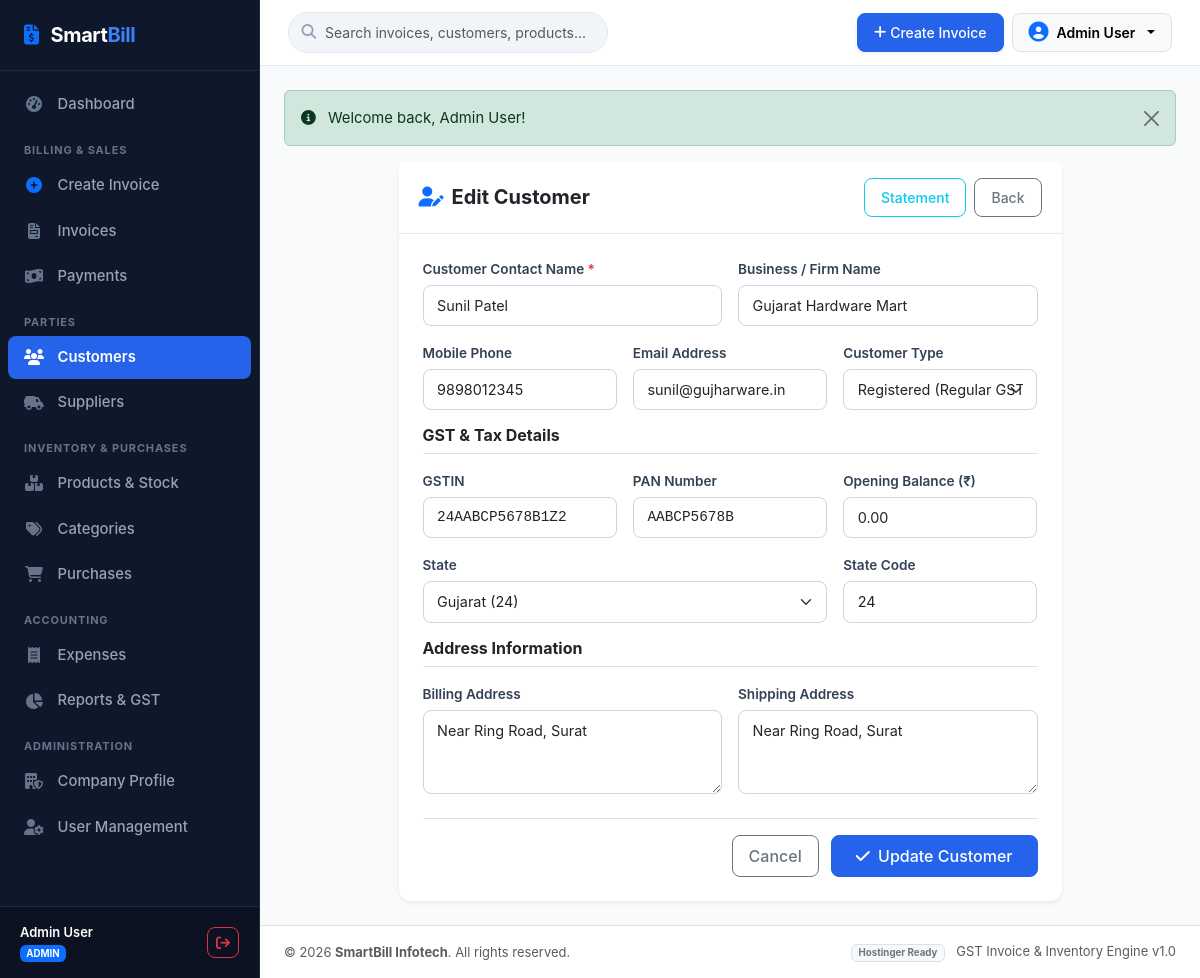
Screenshot of /customers/edit.php?id=2 (signed in) with the database file from the repository.
### tables this page shows
CREATE TABLE IF NOT EXISTS `customers` (
  `id` INT AUTO_INCREMENT PRIMARY KEY,
  `name` VARCHAR(150) NOT NULL,
  `business_name` VARCHAR(200) DEFAULT NULL,
  `mobile` VARCHAR(20) DEFAULT NULL,
  `email` VARCHAR(150) DEFAULT NULL,
  `billing_address` TEXT DEFAULT NULL,
  `shipping_address` TEXT DEFAULT NULL,
  `gstin` VARCHAR(30) DEFAULT NULL,
  `pan` VARCHAR(30) DEFAULT NULL,
  `state` VARCHAR(100) DEFAULT 'Maharashtra',
  `state_code` VARCHAR(10) DEFAULT '27',
  `customer_type` ENUM('Registered', 'Unregistered', 'Composition', 'Consumer') DEFAULT 'Registered',
  `opening_balance` DECIMAL(12,2) DEFAULT 0.00,
  `created_at` TIMESTAMP DEFAULT CURRENT_TIMESTAMP
);

CREATE TABLE IF NOT EXISTS `company_settings` (
  `id` INT PRIMARY KEY DEFAULT 1,
  `company_name` VARCHAR(200) NOT NULL DEFAULT 'SmartBill Enterprises',
  `legal_name` VARCHAR(200) DEFAULT 'SmartBill Solutions Private Limited',
  `address` TEXT DEFAULT 'Plot No. 42, Tech City Road, Cyber Square',
  `city` VARCHAR(100) DEFAULT 'Mumbai',
  `state` VARCHAR(100) DEFAULT 'Maharashtra',
  `pin_code` VARCHAR(20) DEFAULT '400001',
  `mobile` VARCHAR(20) DEFAULT '+91 98765 43210',
  `email` VARCHAR(150) DEFAULT 'contact@smartbill.com',
  `gstin` VARCHAR(30) DEFAULT '27AABCS1429B1Z5',
  `pan` VARCHAR(30) DEFAULT 'AABCS1429B',
  `state_code` VARCHAR(10) DEFAULT '27',
  `logo` VARCHAR(255) DEFAULT NULL,
  `invoice_prefix` VARCHAR(20) DEFAULT 'INV-2026',
  `starting_invoice_number` INT DEFAULT 1001,
  `bank_name` VARCHAR(150) DEFAULT 'HDFC Bank Ltd',
  `account_number` VARCHAR(50) DEFAULT '50200012345678',
  `ifsc` VARCHAR(30) DEFAULT 'HDFC0001234',
  `upi_id` VARCHAR(100) DEFAULT 'smartbill@hdfcbank',
  `terms_conditions` TEXT DEFAULT '1. Goods once sold will not be taken back or exchanged.\n2. All disputes subject to local jurisdiction only.\n3. Interest @ 18% p.a. will be charged if payment is not made within due date.',
  `authorized_signatory` VARCHAR(150) DEFAULT 'For SmartBill Solutions Pvt Ltd',
  `updated_at` TIMESTAMP DEFAULT CURRENT_TIMESTAMP ON UPDATE CURRENT_TIMESTAMP
);

### customers/edit.php (the view, shortened to what this page needs)
<?php
require_once __DIR__ . '/../includes/auth_check.php';
$id = (int)($_GET['id'] ?? 0);
$stmt = $pdo->prepare("SELECT * FROM customers WHERE id = ?");
$stmt->execute([$id]);
$customer = $stmt->fetch();
$states = getIndianStates();
include __DIR__ . '/../includes/header.php';
?>
<div class="row justify-content-center">
    <div class="col-lg-9">
        <div class="card border-0 shadow-sm">
            <div class="card-header bg-white py-3 d-flex justify-content-between align-items-center">
                <div class="d-flex align-items-center gap-2">
                    <i class="fa-solid fa-user-pen text-primary fs-5"></i>
                    <h5 class="mb-0 fw-bold">Edit Customer</h5>
                </div>
                <div class="d-flex gap-2">
                    <a href="statement.php?id=<?= $id ?>" class="btn btn-outline-info btn-sm">Statement</a>
                    <a href="index.php" class="btn btn-outline-secondary btn-sm">Back</a>
                </div>
            </div>
            <div class="card-body p-4">
                <form action="edit.php?id=<?= $id ?>" method="POST">
                    <div class="row g-3 mb-3">
                        <div class="col-md-6">
                            <label class="form-label">Customer Contact Name <span class="text-danger">*</span></label>
                            <input type="text" class="form-control" name="name" value="<?= htmlspecialchars($customer['name']) ?>" required>
                        </div>
                        <div class="col-md-6">
                            <label class="form-label">Business / Firm Name</label>
                            <input type="text" class="form-control" name="business_name" value="<?= htmlspecialchars($customer['business_name'] ?? '') ?>">
                        </div>
                        <div class="col-md-4">
                            <label class="form-label">Mobile Phone</label>
                            <input type="text" class="form-control" name="mobile" value="<?= htmlspecialchars($customer['mobile'] ?? '') ?>">
                        </div>
                        <div class="col-md-4">
                            <label class="form-label">Email Address</label>
                            <input type="email" class="form-control" name="email" value="<?= htmlspecialchars($customer['email'] ?? '') ?>">
                        </div>
                        <div class="col-md-4">
                            <label class="form-label">Customer Type</label>
                            <select class="form-select" name="customer_type">
                                <option value="Registered" <?= ($customer['customer_type'] === 'Registered') ? 'selected' : '' ?>>Registered (Regular GST)</option>
                            </select>
                        </div>
                    </div>
                    <h6 class="fw-bold text-dark border-bottom pb-2 my-3">GST & Tax Details</h6>
                    <div class="row g-3 mb-3">
                        <div class="col-md-4">
                            <label class="form-label">GSTIN</label>
                            <input type="text" class="form-control font-monospace" name="gstin" id="custGstin" maxlength="15" value="<?= htmlspecialchars($customer['gstin'] ?? '') ?>">
                        </div>
                        <div class="col-md-4">
                            <label class="form-label">PAN Number</label>
                            <input type="text" class="form-control font-monospace" name="pan" id="custPan" maxlength="10" value="<?= htmlspecialchars($customer['pan'] ?? '') ?>">
                        </div>
                        <div class="col-md-4">
                            <label class="form-label">Opening Balance (₹)</label>
                            <input type="number" step="0.01" class="form-control" name="opening_balance" value="<?= htmlspecialchars($customer['opening_balance'] ?? '0.00') ?>">
                        </div>
                        <div class="col-md-8">
                            <label class="form-label">State</label>
                            <select class="form-select" name="state" id="custState">
                                <?php foreach ($states as $code => $stName): ?>
                                    <option value="<?= htmlspecialchars($stName) ?>" data-code="<?= $code ?>" <?= ($customer['state'] === $stName) ? 'selected' : '' ?>>
                                        <?= htmlspecialchars($stName) ?> (<?= $code ?>)
                                    </option>
                                <?php endforeach; ?>
                            </select>
                        </div>
                        <div class="col-md-4">
                            <label class="form-label">State Code</label>
                            <input type="text" class="form-control" name="state_code" id="custStateCode" value="<?= htmlspecialchars($customer['state_code'] ?? '') ?>">
                        </div>
                    </div>
                    <h6 class="fw-bold text-dark border-bottom pb-2 my-3">Address Information</h6>
                    <div class="row g-3 mb-4">
                        <div class="col-md-6">
                            <label class="form-label">Billing Address</label>
                            <textarea class="form-control" name="billing_address" id="billingAddr" rows="3"><?= htmlspecialchars($customer['billing_address'] ?? '') ?></textarea>
                        </div>
                        <div class="col-md-6">
                            <label class="form-label">Shipping Address</label>
                            <textarea class="form-control" name="shipping_address" id="shippingAddr" rows="3"><?= htmlspecialchars($customer['shipping_address'] ?? '') ?></textarea>
                        </div>
                    </div>
                    <div class="text-end pt-3 border-top">
                        <a href="index.php" class="btn btn-outline-secondary me-2">Cancel</a>
                        <button type="submit" class="btn btn-primary px-4">
                            <i class="fa-solid fa-check me-1"></i> Update Customer
                        </button>
                    </div>
                </form>
            </div>
        </div>
    </div>
</div>
<?php include __DIR__ . '/../includes/footer.php'; ?>

### includes/footer.php (shortened to what this page needs)
        </main>
        <footer class="bg-white border-top py-3 px-4 text-center text-md-between d-flex flex-column flex-md-row align-items-center justify-content-between text-muted small mt-auto">
            <div>
                &copy; <?= date('Y') ?> <strong><?= htmlspecialchars($company_info['company_name'] ?? 'SmartBill') ?></strong>. All rights reserved.
            </div>
            <div class="mt-1 mt-md-0">
                <span class="badge bg-light text-secondary border">Hostinger Ready</span>
                <span class="ms-2">GST Invoice & Inventory Engine v1.0</span>
            </div>
        </footer>
    </div>
</div>
</body>
</html>

### assets/css/style.css (style rules this page uses)
:root { --sb-primary: #2563eb; --sb-primary-hover: #1d4ed8; --sb-primary-light: #eff6ff; --sb-secondary: #475569; --sb-success: #059669; --sb-success-light: #ecfdf5; --sb-warning: #d97706; --sb-warning-light: #fffbeb; --sb-danger: #dc2626; --sb-danger-light: #fef2f2; --sb-info: #0891b2; --sb-dark: #0f172a; --sb-slate: #1e293b; --sb-sidebar-bg: #0f172a; --sb-sidebar-text: #94a3b8; --sb-sidebar-active: #3b82f6; --sb-border: #e2e8f0; --sb-bg: #f8fafc; --sb-card-bg: #ffffff; --sb-text: #1e293b; --sb-text-muted: #64748b; --sb-sidebar-width: 260px; }
body { font-family: -apple-system, BlinkMacSystemFont, "Segoe UI", Roboto, "Helvetica Neue", Arial, sans-serif; background-color: var(--sb-bg); color: var(--sb-text); min-height: 100vh; margin: 0; padding: 0; font-size: 0.925rem; }
.card { border: 1px solid var(--sb-border); border-radius: 0.75rem; box-shadow: 0 1px 3px 0 rgba(0, 0, 0, 0.04); }
.card-header { background-color: #ffffff; border-bottom: 1px solid var(--sb-border); font-weight: 600; padding: 1rem 1.25rem; }
.form-label { font-weight: 600; font-size: 0.85rem; color: #334155; margin-bottom: 0.35rem; }
.form-control, .form-select { border-color: #cbd5e1; border-radius: 0.5rem; font-size: 0.9rem; padding: 0.55rem 0.85rem; }
.btn { font-weight: 500; border-radius: 0.5rem; padding: 0.5rem 1rem; transition: all 0.15s ease; }
.btn-primary { background-color: var(--sb-primary); border-color: var(--sb-primary); }

### rows the page displays
customers: name "Sunil Patel", business_name "Gujarat Hardware Mart", mobile "9898012345", email "sunil@gujharware.in", customer_type "Registered (Regular GST)", gstin "24AABCP5678B1Z2", pan "AABCP5678B", opening_balance "0.00", state "Gujarat (24)", state_code "24", billing_address "Near Ring Road, Surat", shipping_address "Near Ring Road, Surat"
company_settings: company_name "SmartBill Infotech"

### other values shown
$_SESSION['user_name'] "Admin User"
$_SESSION['user_role'] "ADMIN"
$flash['text'] "Welcome back, Admin User!"
